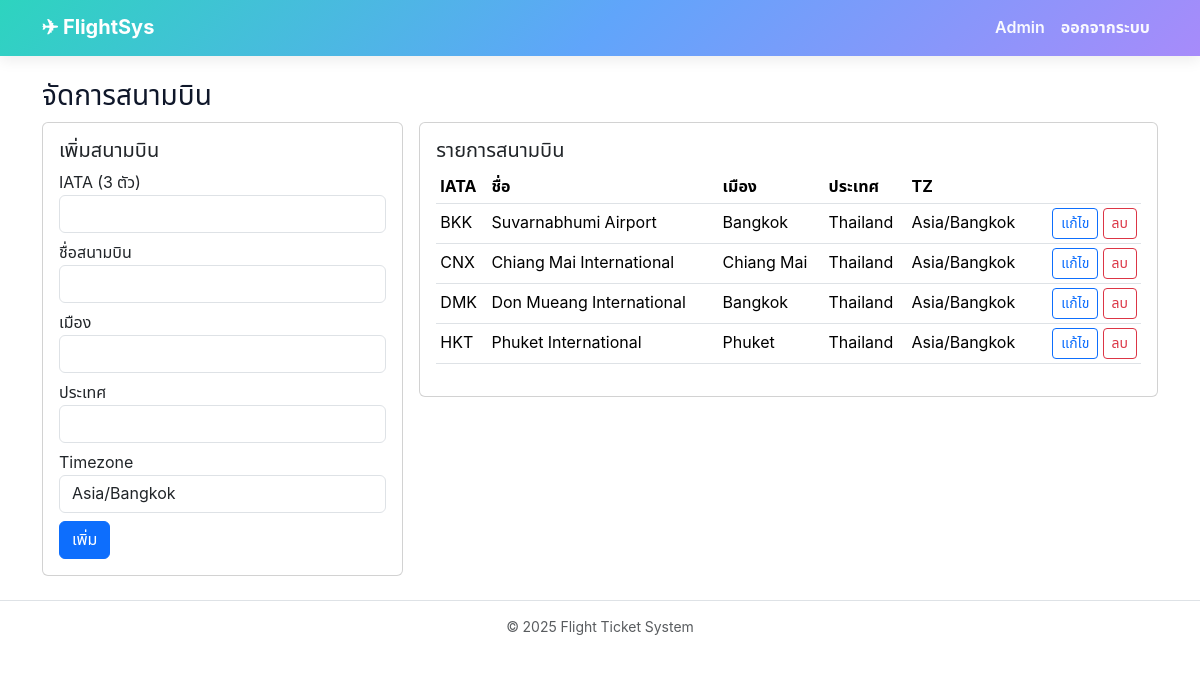
Page /admin/airports.php (signed in) on the committed database.
### tables this page shows
CREATE TABLE airports (
  id INT AUTO_INCREMENT PRIMARY KEY,
  iata_code CHAR(3) NOT NULL UNIQUE,
  name VARCHAR(150) NOT NULL,
  city VARCHAR(100),
  country VARCHAR(100),
  timezone VARCHAR(64) DEFAULT 'UTC'
);

### includes/session.php (called while the page is built, shortened)
<?php
function current_user() { return $_SESSION['user'] ?? null; }
function is_admin() { return isset($_SESSION['user']) && $_SESSION['user']['role']==='admin'; }

### admin/airports.php (the view, shortened to what this page needs)
<?php
require_once __DIR__.'/../includes/session.php';
require_once __DIR__.'/../config/db.php';
$mode = 'create';
$edit = null;
$rows = $pdo->query("SELECT * FROM airports ORDER BY iata_code")->fetchAll();
require_once __DIR__.'/../includes/header.php';
?>
<h3>จัดการสนามบิน</h3>
<div class="row g-3">
  <div class="col-md-4">
    <div class="card">
      <div class="card-body">
        <h5><?= $mode==='create' ? 'เพิ่มสนามบิน' : 'แก้ไขสนามบิน' ?></h5>
        <form method="post">
          <div class="mb-2"><label>IATA (3 ตัว)</label>
            <input class="form-control" name="iata_code" maxlength="3" required value="<?= $edit['iata_code'] ?? '' ?>"></div>
          <div class="mb-2"><label>ชื่อสนามบิน</label>
            <input class="form-control" name="name" required value="<?= $edit['name'] ?? '' ?>"></div>
          <div class="mb-2"><label>เมือง</label>
            <input class="form-control" name="city" value="<?= $edit['city'] ?? '' ?>"></div>
          <div class="mb-2"><label>ประเทศ</label>
            <input class="form-control" name="country" value="<?= $edit['country'] ?? '' ?>"></div>
          <div class="mb-2"><label>Timezone</label>
            <input class="form-control" name="timezone" value="<?= $edit['timezone'] ?? 'Asia/Bangkok' ?>"></div>
          <button class="btn btn-primary"><?= $mode==='create' ? 'เพิ่ม' : 'บันทึก' ?></button>
        </form>
      </div>
    </div>
  </div>
  <div class="col-md-8">
    <div class="card">
      <div class="card-body">
        <h5>รายการสนามบิน</h5>
        <table class="table table-sm align-middle">
          <thead><tr><th>IATA</th><th>ชื่อ</th><th>เมือง</th><th>ประเทศ</th><th>TZ</th><th></th></tr></thead>
          <tbody>
          <?php foreach($rows as $r): ?>
            <tr>
              <td><?= htmlspecialchars($r['iata_code']) ?></td>
              <td><?= htmlspecialchars($r['name']) ?></td>
              <td><?= htmlspecialchars($r['city']) ?></td>
              <td><?= htmlspecialchars($r['country']) ?></td>
              <td><?= htmlspecialchars($r['timezone']) ?></td>
              <td class="text-end">
                <a class="btn btn-sm btn-outline-primary" href="?edit=<?= $r['id'] ?>">แก้ไข</a>
                <form method="post" class="d-inline" onsubmit="return confirm('ลบสนามบินนี้?')">
                  <button class="btn btn-sm btn-outline-danger">ลบ</button>
                </form>
              </td>
            </tr>
          <?php endforeach; ?>
          </tbody>
        </table>
      </div>
    </div>
  </div>
</div>
<?php require_once __DIR__.'/../includes/footer.php'; ?>

### includes/header.php (shortened to what this page needs)
<?php
require_once __DIR__.'/session.php';
$ROOT_URL  = rtrim(str_replace('/public/','/', BASE_URL),'/').'/';
$ADMIN_URL = rtrim(str_replace('/public/','/admin/', BASE_URL),'/').'/';
?>
<!doctype html>
<html lang="th">
<head>
<link rel="stylesheet"
      href="https://cdn.jsdelivr.net/npm/bootstrap@5.3.3/dist/css/bootstrap.min.css"
>
<link rel="stylesheet"
      href="https://unpkg.com/bootstrap@5.3.3/dist/css/bootstrap.min.css"
      media="print" onload="this.media='all'">
<link rel="stylesheet" href="<?= $ROOT_URL ?>assets/vendor/bootstrap.min.css">
<link rel="stylesheet" href="<?= $ROOT_URL ?>assets/css/style.css">
</head>
<body>
<nav class="navbar navbar-expand-lg navbar-dark nav-gradient">
  <div class="container">
    <a class="navbar-brand" href="<?= BASE_URL ?>">✈ FlightSys</a>
    <div class="collapse navbar-collapse" id="topnav">
      <ul class="navbar-nav ms-auto">
        <?php if (current_user() && is_admin()): ?>
          <li class="nav-item"><a class="nav-link" href="<?= $ADMIN_URL ?>">Admin</a></li>
          <li class="nav-item"><a class="nav-link" href="<?= BASE_URL ?>logout.php">ออกจากระบบ</a></li>
        <?php elseif (current_user()): ?>
          <li class="nav-item"><a class="nav-link" href="<?= BASE_URL ?>my_bookings.php">การจองของฉัน</a></li>
          <li class="nav-item"><a class="nav-link" href="<?= BASE_URL ?>logout.php">ออกจากระบบ</a></li>
        <?php else: ?>
        <?php endif; ?>
      </ul>
    </div>
  </div>
</nav>
<div class="container py-4">

### includes/footer.php (shortened to what this page needs)
</div>
<footer class="border-top py-3">
  <div class="container text-center small text-muted">
    &copy; <?= date('Y') ?> Flight Ticket System
  </div>
</footer>
</body>
</html>

### assets/css/style.css (style rules this page uses)
:root { --brand:#2563eb; --gradient: linear-gradient(135deg,#2dd4bf 0%, #60a5fa 50%, #a78bfa 100%); }
body { font-family: "Noto Sans Thai","Inter",system-ui,-apple-system,"Segoe UI",Roboto,"Helvetica Neue",Arial,"Noto Sans",sans-serif; color:#0f172a; }
.nav-gradient { background: var(--gradient); box-shadow: 0 4px 14px rgba(2,6,23,.08); }
.nav-gradient .navbar-brand { font-weight:700; }
.nav-gradient .nav-link { color:#fff; font-weight:600; opacity:.95; }

### rows in the picture
airports: iata_code "BKK", name "Suvarnabhumi Airport", city "Bangkok", country "Thailand", timezone "Asia/Bangkok"
airports: iata_code "CNX", name "Chiang Mai International", city "Chiang Mai", country "Thailand", timezone "Asia/Bangkok"
airports: iata_code "DMK", name "Don Mueang International", city "Bangkok", country "Thailand", timezone "Asia/Bangkok"
airports: iata_code "HKT", name "Phuket International", city "Phuket", country "Thailand", timezone "Asia/Bangkok"
